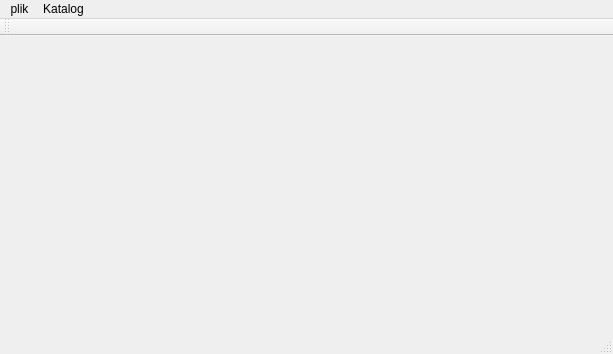
<?xml version="1.0" encoding="UTF-8"?>
<ui version="4.0">
 <class>MainWindow</class>
 <widget class="QMainWindow" name="MainWindow">
  <property name="geometry">
   <rect>
    <x>0</x>
    <y>0</y>
    <width>613</width>
    <height>354</height>
   </rect>
  </property>
  <property name="windowTitle">
   <string>MainWindow</string>
  </property>
  <widget class="QWidget" name="centralWidget">
   <layout class="QHBoxLayout" name="horizontalLayout_2">
    <item>
     <layout class="QHBoxLayout" name="layout"/>
    </item>
   </layout>
  </widget>
  <widget class="QMenuBar" name="menuBar">
   <property name="geometry">
    <rect>
     <x>0</x>
     <y>0</y>
     <width>613</width>
     <height>25</height>
    </rect>
   </property>
   <widget class="QMenu" name="menuPlik">
    <property name="title">
     <string>plik</string>
    </property>
   </widget>
   <widget class="QMenu" name="menuKatalog">
    <property name="title">
     <string>Katalog</string>
    </property>
    <addaction name="actionAddGroup"/>
    <addaction name="actionAddParameter"/>
   </widget>
   <addaction name="menuPlik"/>
   <addaction name="menuKatalog"/>
  </widget>
  <widget class="QToolBar" name="mainToolBar">
   <attribute name="toolBarArea">
    <enum>TopToolBarArea</enum>
   </attribute>
   <attribute name="toolBarBreak">
    <bool>false</bool>
   </attribute>
  </widget>
  <widget class="QStatusBar" name="statusBar"/>
  <action name="actionAddGroup">
   <property name="text">
    <string>Okno dodawani grup</string>
   </property>
  </action>
  <action name="actionAddParameter">
   <property name="text">
    <string>Okno dodawania parametrów</string>
   </property>
  </action>
 </widget>
 <layoutdefault spacing="6" margin="11"/>
 <resources/>
 <connections/>
</ui>
